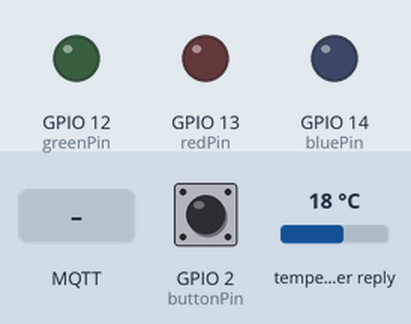
This sketch was run on a simulated ESP8266 (NodeMCU). On the bench: output pins drawn as LEDs (lit = HIGH). The test bench sets the inputs (shaded band); at power-on: GPIO 2 (buttonPin) LOW, temperature in the weather reply 18 °C. WiFi joins after 1.5 s; servers stay silent unless stated; no MQTT or app messages arrive unless stated; web services answer with replies made up by the test bench; what the sketch prints to the serial monitor is not drawn.

Above: at 2.9 s.
3.0 s: GPIO 2 (buttonPin) pulled HIGH for 0.15 s
At 4.1 s:
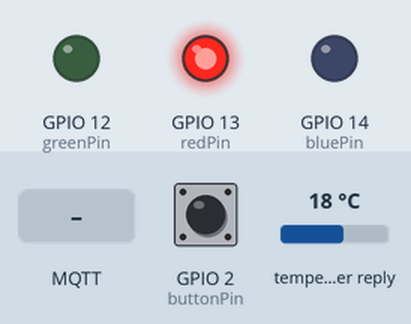
4.6 s: MQTT message "fromLUMI/LBIL" arrives on the first subscribed topic
At 34.2 s:
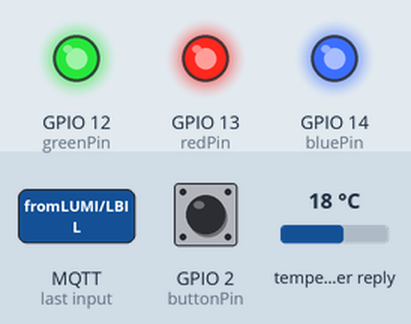
Timing chart, 0 to 34.5 s (numbered marks = the images above; inputs shaded):
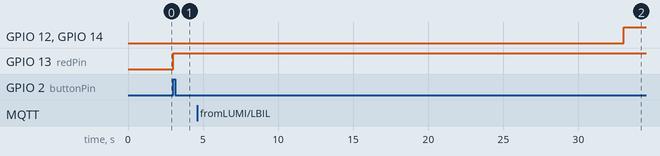

The sketch:

LUMI_publisher.ino
```cpp
/*  Final Project
 *  Subscriber/Display
 *
 */

#include <ESP8266WiFi.h>        //Requisite Libraries . . .
#include <ESP8266HTTPClient.h>  //
#include "Wire.h"               //
#include <PubSubClient.h>       //
#include <ArduinoJson.h>        //
#include "config.h"

/////////// FOR LED & PUSH BUTTON DISPLAY ///////////////
// these constants won't change:
const int buttonPin = 2;    // the pin that the pushbutton is attached to
const int redPin= 13;        // the pin that the LED is attached to
const int greenPin = 12;     //
const int bluePin = 14;      //

long push_time;              // variable to store time since program was ran

// Variables will change:
int buttonPushCounter = 0;   // counter for the number of button presses
int buttonState = 0;         // current state of the button
int lastButtonState = 0;     // previous state of the button

//////////////////// MQTT server ///////////////////////
#define mqtt_server "mediatedspaces.net"  //this is its address, unique to the server
#define mqtt_user "hcdeiot"               //this is its server login, unique to the server
#define mqtt_password "esp8266"           //this is it server password, unique to the server

WiFiClient espClient;                     //blah blah blah, espClient
PubSubClient mqtt(espClient);             //blah blah blah, tie PubSub (mqtt)

char mac[6];                              //A MAC address is a 'truly' unique ID for each device, lets use that as our 'truly' unique user ID!!!
char message[201];                        //201, as last character in the array is the NULL character, denoting the end of the array


//////////////////// WEATHER API  ///////////////////////
const char* weatherAPIkey= "e8f7cdfb1bd8edcf0475cb27ef2b30d0";  // Personal API key for Open Weather API

typedef struct {
  float tp;  // Variable to store Temperature as a float number
} MetData;

MetData conditions; // Creates the instance of a MetData type with the variable "conditions"

void setup() {
  // initialize serial communication:
  Serial.begin(115200);

  /// CONNECT TO WIFI ///
  WiFi.mode(WIFI_STA);
  WiFi.begin(WIFI_SSID, WIFI_PASS);

  while (WiFi.status() != WL_CONNECTED) { // While the Wifi status reads that it is not connected
    delay(500);                           // Delay for half a second
    Serial.print(".");                    // Prints a "."
  }

  getMet();

  mqtt.setServer(mqtt_server, 1883);
  mqtt.setCallback(callback);  //register the callback function

  push_time = millis();
  // initialize the button pin as a input:
  pinMode(buttonPin, INPUT);
  // initialize the LED as an output:
  pinMode(redPin, OUTPUT);
  pinMode(greenPin, OUTPUT);
  pinMode(bluePin, OUTPUT);

  Serial.println("==========================================");
  Serial.println("The current temperature is: " + String(conditions.tp) + " degrees Fahrenheit.");
  Serial.println("==========================================");
}


void loop() {
  if (!mqtt.connected()) {
    reconnect();
  }
  mqtt.loop(); //this keeps the mqtt connection 'active'

  // TIMER to keep track of when the button is pushed
  long current_time = millis();

  // read the pushbutton input pin:
  buttonState = digitalRead(buttonPin);

  // How much time has passed since program was ran and when the button was pushed?
  int time_passed = abs(push_time - current_time);

  //debugging
  // Serial.println("Time Passed: " + String(time_passed));

  // Conditional to check if user is inputing  their behavior within 24 hours since last recording
  if (time_passed > 30000){     // push time - current time < 24 hours (ex: 30 seconds)
      // reset LED color and button count (set this to zero)
      setColor(255, 255, 255);
      buttonPushCounter = 0;      // Resets counter bc streak is over
   }

  // compare the buttonState to its previous state
  if (buttonState != lastButtonState) {

    // if the state has changed, increment the counter
    if (buttonState == HIGH) {

      // if the current state is HIGH then the button went from off to on:
      buttonPushCounter += 1;
      push_time = millis();
      //Serial.println("on");
      Serial.print("number of button pushes: ");
      Serial.println(buttonPushCounter);
      LEDcolor();
    }
    // Delay a little bit to avoid bouncing
    delay(500);
  }
  // save the current state as the last state, for next time through the loop
  lastButtonState = buttonState;

  // NEED TO EDIT THIS //
  String temp = String(conditions.tp);
  sprintf(message, "{\"Outdoor Temperature\":\"%s\"}", temp.c_str()); //JSON format using {"XX":"XX"}
  mqtt.publish("fromLUMI/outdoortemp", message);


}

/*  LEDcolor funciton sets the LED display to a certain color depending on the
 *  number of inputs the user has inputted using the button
 */
void LEDcolor(){
  if (buttonPushCounter == 1 || buttonPushCounter == 2) {
    setColor(255, 0, 0); // Red Color
    delay(500);
  } else if (buttonPushCounter == 3 || buttonPushCounter == 4) {
    setColor(255, 255, 0); // Yellow Color
    delay(500);
  } else if (buttonPushCounter == 5 || buttonPushCounter == 6) {
    setColor(0, 255, 0); // Green Color
    delay(500);
  } else if (buttonPushCounter == 7) {
    setColor(0, 255, 255); // Blue Color
    delay(500);
  } else if (buttonPushCounter > 7) {
    setColor(255, 0, 255); // Purple Color
    delay(500);
  }

}

void setColor(int redValue, int greenValue, int blueValue) {
  analogWrite(redPin, redValue);
  analogWrite(greenPin, greenValue);
  analogWrite(bluePin, blueValue);
}

/*
 *  getMet function uses the Open Weather API to get the temperature of the area
 *  that the user resides (Ex: uses Seattle, WA) and if a certain temperature
 *  outside is measured, then it tells the subscriber to display a certain color
 *  to alert the user to turn off their heat before leaving their house.
 */

void getMet() {
  HTTPClient theClient;
  String apiCall = "http://api.openweathermap.org/data/2.5/weather?q=Seattle";
  apiCall += "&units=imperial&appid=";
  apiCall += weatherAPIkey;
  theClient.begin(apiCall);
  int httpCode = theClient.GET();
  if (httpCode > 0) {

    if (httpCode == HTTP_CODE_OK) {
      String payload = theClient.getString();
      DynamicJsonBuffer jsonBuffer;
      JsonObject& root = jsonBuffer.parseObject(payload);
      if (!root.success()) {
        Serial.println("parseObject() failed in getMet().");
        return;
      }

      conditions.tp = root["main"]["temp"].as<float>();
      // String temp = String(conditions.tp);
      // Debugging lines:
      // Serial.println("-----------TEMPERATURE: " + temp);
      // Serial.println("-----------DESCRIPTION: " + conditions.wd);

    }
  }
  else {
    Serial.printf("Something went wrong with connecting to the endpoint in getMet().");
  }
}


/////CONNECT/RECONNECT/////Monitor the connection to MQTT server, if down, reconnect
void reconnect() {
  // Loop until we're reconnected
  while (!mqtt.connected()) {
    Serial.println("Attempting MQTT connection...");
    if (mqtt.connect(mac, mqtt_user, mqtt_password)) { //<<---using MAC as client ID, always unique!!!
      Serial.println("connected");
      mqtt.subscribe("fromLUMI/+"); // fromLUMMI (LED display) to door sensor we are subscribing to 'theTopic' and all subtopics below that topic
    } else {                        //please change 'theTopic' to reflect your topic you are subscribing to
      Serial.print("failed, rc=");
      Serial.print(mqtt.state());
      Serial.println(" try again in 5 seconds");
      // Wait 5 seconds before retrying
      delay(5000);
    }
  }
}

void callback(char* topic, byte* payload, unsigned int length) {
  Serial.println();
  Serial.print("Message arrived [");
  Serial.print(topic); //'topic' refers to the incoming topic name, the 1st argument of the callback function
  Serial.println("] ");

  DynamicJsonBuffer  jsonBuffer; //blah blah blah a DJB
  JsonObject& root = jsonBuffer.parseObject(payload); //parse it!

  if (!root.success()) { //well?
    Serial.println("parseObject() failed, are you sure this message is JSON formatted.");
    return;
  }

  /////
  //We can use strcmp() -- string compare -- to check the incoming topic in case we need to do something
  //special based upon the incoming topic, like move a servo or turn on a light . . .
  //strcmp(firstString, secondString) == 0 <-- '0' means NO differences, they are ==
  /////

  if (strcmp(topic, "fromLUMI/LBIL") == 0) {
    Serial.println("A message from Batman . . .");
  }

  else if (strcmp(topic, "fromLUMI/sunstatus") == 0) {
    Serial.println("Some weather info has arrived . . .");
  }

  else if (strcmp(topic, "fromLUMI/switch") == 0) {
    Serial.println("The switch state is being reported . . .");
  }

  root.printTo(Serial); //print out the parsed message
  Serial.println(); //give us some space on the serial monitor read out
}
```

config.h
```cpp
/************************ Adafruit IO Config *******************************/

// visit io.adafruit.com if you need to create an account,
// or if you need your Adafruit IO key.
#define IO_USERNAME    "leana_n"
#define IO_KEY         "" // Personal Adafruit IO Key


/******************************* WIFI **************************************/

// the AdafruitIO_WiFi client will work with the following boards:
//   - HUZZAH ESP8266 Breakout -> https://www.adafruit.com/products/2471
//   - Feather HUZZAH ESP8266 -> https://www.adafruit.com/products/2821
//   - Feather M0 WiFi -> https://www.adafruit.com/products/3010
//   - Feather WICED -> https://www.adafruit.com/products/3056

#define WIFI_SSID         "University of Washington"                // wifi network name
#define WIFI_PASS         ""                                       //wifi password


// ADAFRUIT
// https://io.adafruit.com/leana_n/dashboards/hcde440-final
#include "AdafruitIO_WiFi.h"
AdafruitIO_WiFi io(IO_USERNAME, IO_KEY, WIFI_SSID, WIFI_PASS);


/******************************* FONA **************************************/

// the AdafruitIO_FONA client will work with the following boards:
//   - Feather 32u4 FONA -> https://www.adafruit.com/product/3027

// uncomment the following two lines for 32u4 FONA,
// and comment out the AdafruitIO_WiFi client in the WIFI section
//#include "AdafruitIO_FONA.h"
//AdafruitIO_FONA io(IO_USERNAME, IO_KEY);


/**************************** ETHERNET ************************************/

// the AdafruitIO_Ethernet client will work with the following boards:
//   - Ethernet FeatherWing -> https://www.adafruit.com/products/3201

// uncomment the following two lines for ethernet,
// and comment out the AdafruitIO_WiFi client in the WIFI section
// #include "AdafruitIO_Ethernet.h"
// AdafruitIO_Ethernet io(IO_USERNAME, IO_KEY);
```

Measured:
- after the input at 3.0 s, GPIO 13 (redPin): LOW → HIGH at once
